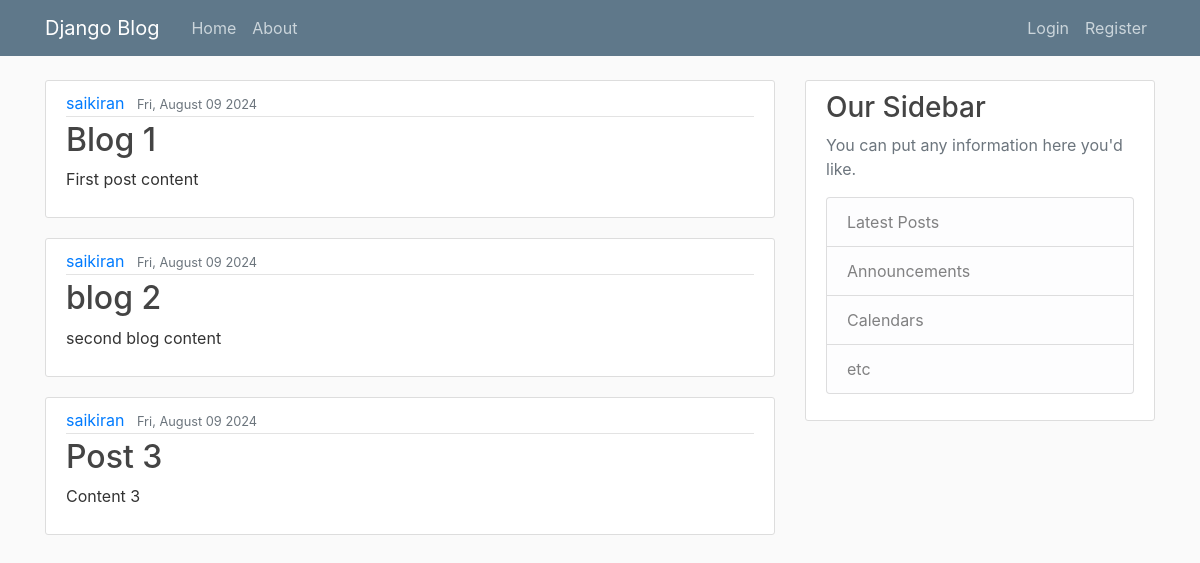
Screenshot of /blog/ with the database file from the repository.
### blog/models.py (models this page shows, shortened)
class Post(models.Model):
    title = models.CharField(max_length = 100) # the server stores a max length
    content = models.TextField() # no limit for length of content
    date_posted = models.DateTimeField(default = timezone.now)
    author = models.ForeignKey(User, on_delete = models.CASCADE, related_name = "posts")# if the user is deleted, delete his posts.

### blog/views.py (the view)
# urls.py: path("", views.home, name = "blog-home"),
def home(request):
    context = {
        'posts' : Post.objects.all(),
        'title' : 'Random title 98'
    }
    return render(request, 'blog/home.html', context)

### blog/templates/blog/home.html
{% extends "blog/base.html" %}
{% block content %}
    {% for post in posts %}
        <article class="media content-section">
            <div class="media-body">
                <div class="article-metadata">
                    <a class="mr-2" href="#">{{ post.author }}</a>
                    <small class="text-muted">{{ post.date_posted|date:"D, F d Y" }}</small>
                </div>
                <h2><a class="article-title" href="#">{{ post.title }}</a></h2>
                <p class="article-content">{{ post.content }}</p>
            </div>
        </article>
    {% endfor %}
{% endblock %}

### blog/templates/blog/base.html (shortened to what this page needs)
{% load static %}
<!DOCTYPE html>
<html>
<head>
    <link rel="stylesheet" href="https://maxcdn.bootstrapcdn.com/bootstrap/4.0.0/css/bootstrap.min.css"
>
    <link rel="stylesheet" type="text/css" href="{% static 'blog/main.css' %}">
</head>
<body>
    <header class="site-header">
        <nav class="navbar navbar-expand-md navbar-dark bg-steel fixed-top">
            <div class="container">
                <a class="navbar-brand mr-4" href="{% url 'blog-home' %}">Django Blog</a>
                <div class="collapse navbar-collapse" id="navbarToggle">
                    <div class="navbar-nav mr-auto">
                        <a class="nav-item nav-link" href="{% url 'blog-home' %}">Home</a>
                        <a class="nav-item nav-link" href="{% url 'blog-about' %}">About</a>
                    </div>
                    <div class="navbar-nav">
                        <a class="nav-item nav-link" href="#">Login</a>
                        <a class="nav-item nav-link" href="#">Register</a>
                    </div>
                </div>
            </div>
        </nav>
    </header>
    <main role="main" class="container">
        <div class="row">
            <div class="col-md-8">
                {% block content %}{% endblock %}
            </div>
            <div class="col-md-4">
                <div class="content-section">
                    <h3>Our Sidebar</h3>
                    <p class='text-muted'>You can put any information here you'd like.
                    <ul class="list-group">
                        <li class="list-group-item list-group-item-light">Latest Posts</li>
                        <li class="list-group-item list-group-item-light">Announcements</li>
                        <li class="list-group-item list-group-item-light">Calendars</li>
                        <li class="list-group-item list-group-item-light">etc</li>
                    </ul>
                    </p>
                </div>
            </div>
        </div>
    </main>
</body>
</html>

### blog/static/blog/main.css (style rules this page uses)
body { background: #fafafa; color: #333333; margin-top: 5rem; }
h1, h2, h3, h4, h5, h6 { color: #444444; }
ul { margin: 0; }
.bg-steel { background-color: #5f788a; }
.site-header .navbar-nav .nav-link { color: #cbd5db; }
.content-section { background: #ffffff; padding: 10px 20px; border: 1px solid #dddddd; border-radius: 3px; margin-bottom: 20px; }
.article-title { color: #444444; }
.article-content { white-space: pre-line; }
.article-metadata { padding-bottom: 1px; margin-bottom: 4px; border-bottom: 1px solid #e3e3e3 }

### rows the page displays
Post: author "saikiran", date_posted "Fri, August 09 2024", title "Blog 1", content "First post content"
Post: author "saikiran", date_posted "Fri, August 09 2024", title "blog 2", content "second blog content"
Post: author "saikiran", date_posted "Fri, August 09 2024", title "Post 3", content "Content 3"
